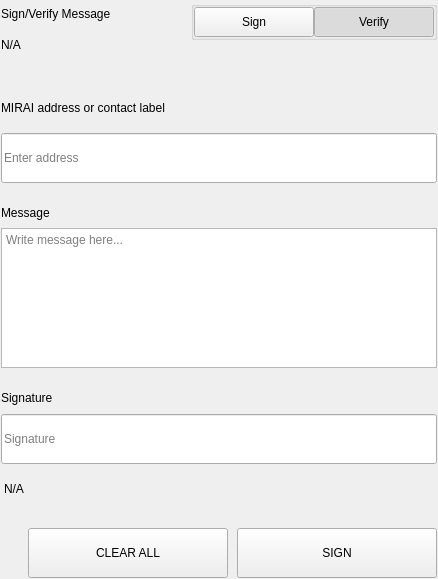
<?xml version="1.0" encoding="UTF-8"?>
<ui version="4.0">
 <class>SettingsSignMessageWidgets</class>
 <widget class="QWidget" name="SettingsSignMessageWidgets">
  <property name="geometry">
   <rect>
    <x>0</x>
    <y>0</y>
    <width>438</width>
    <height>579</height>
   </rect>
  </property>
  <property name="windowTitle">
   <string>Form</string>
  </property>
  <layout class="QVBoxLayout" name="verticalLayout">
   <property name="spacing">
    <number>0</number>
   </property>
   <property name="leftMargin">
    <number>0</number>
   </property>
   <property name="topMargin">
    <number>0</number>
   </property>
   <property name="rightMargin">
    <number>0</number>
   </property>
   <property name="bottomMargin">
    <number>0</number>
   </property>
   <item>
    <widget class="QWidget" name="left" native="true">
     <layout class="QVBoxLayout" name="verticalLayout_3">
      <property name="leftMargin">
       <number>0</number>
      </property>
      <property name="topMargin">
       <number>0</number>
      </property>
      <property name="rightMargin">
       <number>0</number>
      </property>
      <property name="bottomMargin">
       <number>0</number>
      </property>
      <item>
       <widget class="QWidget" name="container_sign" native="true">
        <layout class="QVBoxLayout" name="verticalLayout_2">
         <property name="spacing">
          <number>0</number>
         </property>
         <property name="leftMargin">
          <number>1</number>
         </property>
         <property name="topMargin">
          <number>1</number>
         </property>
         <property name="rightMargin">
          <number>1</number>
         </property>
         <property name="bottomMargin">
          <number>1</number>
         </property>
         <item>
          <layout class="QHBoxLayout" name="horizontalLayout_3" stretch="3,1">
           <property name="spacing">
            <number>40</number>
           </property>
           <item>
            <layout class="QVBoxLayout" name="verticalLayoutTitle">
             <property name="spacing">
              <number>5</number>
             </property>
             <item>
              <widget class="QLabel" name="labelTitle">
               <property name="text">
                <string>Sign/Verify Message</string>
               </property>
              </widget>
             </item>
             <item>
              <widget class="QLabel" name="labelSubtitle1">
               <property name="text">
                <string notr="true">N/A</string>
               </property>
               <property name="wordWrap">
                <bool>true</bool>
               </property>
              </widget>
             </item>
            </layout>
           </item>
           <item alignment="Qt::AlignRight|Qt::AlignTop">
            <widget class="QWidget" name="containerSwitch" native="true">
             <property name="styleSheet">
              <string notr="true">#containerSwitch{
	padding-top:9px;
}</string>
             </property>
             <layout class="QVBoxLayout" name="verticalLayout_6">
              <property name="spacing">
               <number>4</number>
              </property>
              <property name="leftMargin">
               <number>0</number>
              </property>
              <property name="topMargin">
               <number>0</number>
              </property>
              <property name="rightMargin">
               <number>0</number>
              </property>
              <property name="bottomMargin">
               <number>0</number>
              </property>
              <item alignment="Qt::AlignRight">
               <widget class="QGroupBox" name="groupBox">
                <property name="sizePolicy">
                 <sizepolicy hsizetype="Fixed" vsizetype="Preferred">
                  <horstretch>0</horstretch>
                  <verstretch>0</verstretch>
                 </sizepolicy>
                </property>
                <property name="title">
                 <string/>
                </property>
                <property name="alignment">
                 <set>Qt::AlignRight|Qt::AlignTop|Qt::AlignTrailing</set>
                </property>
                <layout class="QHBoxLayout" name="horizontalLayout_4">
                 <property name="spacing">
                  <number>0</number>
                 </property>
                 <property name="leftMargin">
                  <number>0</number>
                 </property>
                 <property name="topMargin">
                  <number>0</number>
                 </property>
                 <property name="rightMargin">
                  <number>0</number>
                 </property>
                 <property name="bottomMargin">
                  <number>0</number>
                 </property>
                 <item>
                  <widget class="QPushButton" name="pushSign">
                   <property name="minimumSize">
                    <size>
                     <width>120</width>
                     <height>30</height>
                    </size>
                   </property>
                   <property name="maximumSize">
                    <size>
                     <width>120</width>
                     <height>30</height>
                    </size>
                   </property>
                   <property name="focusPolicy">
                    <enum>Qt::NoFocus</enum>
                   </property>
                   <property name="text">
                    <string>Sign</string>
                   </property>
                   <property name="checkable">
                    <bool>true</bool>
                   </property>
                   <property name="autoExclusive">
                    <bool>true</bool>
                   </property>
                  </widget>
                 </item>
                 <item>
                  <widget class="QPushButton" name="pushVerify">
                   <property name="minimumSize">
                    <size>
                     <width>120</width>
                     <height>30</height>
                    </size>
                   </property>
                   <property name="maximumSize">
                    <size>
                     <width>120</width>
                     <height>30</height>
                    </size>
                   </property>
                   <property name="focusPolicy">
                    <enum>Qt::NoFocus</enum>
                   </property>
                   <property name="text">
                    <string>Verify</string>
                   </property>
                   <property name="checkable">
                    <bool>true</bool>
                   </property>
                   <property name="checked">
                    <bool>true</bool>
                   </property>
                   <property name="autoExclusive">
                    <bool>true</bool>
                   </property>
                  </widget>
                 </item>
                </layout>
               </widget>
              </item>
              <item alignment="Qt::AlignHCenter|Qt::AlignTop">
               <widget class="QLabel" name="labelSubtitleSwitch">
                <property name="text">
                 <string/>
                </property>
                <property name="alignment">
                 <set>Qt::AlignRight|Qt::AlignTrailing|Qt::AlignVCenter</set>
                </property>
               </widget>
              </item>
             </layout>
            </widget>
           </item>
          </layout>
         </item>
         <item>
          <spacer name="verticalSpacer_2">
           <property name="orientation">
            <enum>Qt::Vertical</enum>
           </property>
           <property name="sizeType">
            <enum>QSizePolicy::Fixed</enum>
           </property>
           <property name="sizeHint" stdset="0">
            <size>
             <width>20</width>
             <height>40</height>
            </size>
           </property>
          </spacer>
         </item>
         <item>
          <widget class="QWidget" name="containerAddress" native="true">
           <property name="sizePolicy">
            <sizepolicy hsizetype="Preferred" vsizetype="Fixed">
             <horstretch>0</horstretch>
             <verstretch>0</verstretch>
            </sizepolicy>
           </property>
           <layout class="QVBoxLayout" name="verticalLayout_5" stretch="0,0">
            <property name="spacing">
             <number>15</number>
            </property>
            <property name="leftMargin">
             <number>0</number>
            </property>
            <property name="topMargin">
             <number>0</number>
            </property>
            <property name="rightMargin">
             <number>0</number>
            </property>
            <property name="bottomMargin">
             <number>0</number>
            </property>
            <item>
             <widget class="QLabel" name="labelSubtitleAddress">
              <property name="minimumSize">
               <size>
                <width>0</width>
                <height>20</height>
               </size>
              </property>
              <property name="maximumSize">
               <size>
                <width>16777215</width>
                <height>20</height>
               </size>
              </property>
              <property name="text">
               <string>MIRAI address or contact label</string>
              </property>
             </widget>
            </item>
            <item>
             <widget class="QLineEdit" name="addressIn_SM">
              <property name="minimumSize">
               <size>
                <width>0</width>
                <height>50</height>
               </size>
              </property>
              <property name="maximumSize">
               <size>
                <width>16777215</width>
                <height>50</height>
               </size>
              </property>
              <property name="placeholderText">
               <string>Enter address</string>
              </property>
             </widget>
            </item>
           </layout>
          </widget>
         </item>
         <item>
          <spacer name="verticalSpacer_3">
           <property name="orientation">
            <enum>Qt::Vertical</enum>
           </property>
           <property name="sizeType">
            <enum>QSizePolicy::Fixed</enum>
           </property>
           <property name="sizeHint" stdset="0">
            <size>
             <width>20</width>
             <height>20</height>
            </size>
           </property>
          </spacer>
         </item>
         <item>
          <layout class="QVBoxLayout" name="verticalLayout_9">
           <property name="spacing">
            <number>5</number>
           </property>
           <item>
            <widget class="QLabel" name="labelSubtitleMessage">
             <property name="minimumSize">
              <size>
               <width>0</width>
               <height>20</height>
              </size>
             </property>
             <property name="maximumSize">
              <size>
               <width>16777215</width>
               <height>20</height>
              </size>
             </property>
             <property name="text">
              <string>Message</string>
             </property>
            </widget>
           </item>
           <item>
            <widget class="QPlainTextEdit" name="messageIn_SM">
             <property name="minimumSize">
              <size>
               <width>0</width>
               <height>140</height>
              </size>
             </property>
             <property name="maximumSize">
              <size>
               <width>16777215</width>
               <height>140</height>
              </size>
             </property>
             <property name="placeholderText">
              <string>Write message here...</string>
             </property>
            </widget>
           </item>
          </layout>
         </item>
         <item>
          <spacer name="verticalSpacer_4">
           <property name="orientation">
            <enum>Qt::Vertical</enum>
           </property>
           <property name="sizeType">
            <enum>QSizePolicy::Fixed</enum>
           </property>
           <property name="sizeHint" stdset="0">
            <size>
             <width>20</width>
             <height>20</height>
            </size>
           </property>
          </spacer>
         </item>
         <item>
          <widget class="QWidget" name="widget" native="true">
           <property name="minimumSize">
            <size>
             <width>0</width>
             <height>75</height>
            </size>
           </property>
           <property name="maximumSize">
            <size>
             <width>16777215</width>
             <height>16777215</height>
            </size>
           </property>
           <layout class="QVBoxLayout" name="verticalLayout_4">
            <property name="leftMargin">
             <number>0</number>
            </property>
            <property name="topMargin">
             <number>0</number>
            </property>
            <property name="rightMargin">
             <number>0</number>
            </property>
            <property name="bottomMargin">
             <number>0</number>
            </property>
            <item>
             <widget class="QLabel" name="labelSubtitleSignature">
              <property name="minimumSize">
               <size>
                <width>0</width>
                <height>20</height>
               </size>
              </property>
              <property name="maximumSize">
               <size>
                <width>16777215</width>
                <height>20</height>
               </size>
              </property>
              <property name="text">
               <string>Signature</string>
              </property>
             </widget>
            </item>
            <item>
             <widget class="QLineEdit" name="signatureOut_SM">
              <property name="minimumSize">
               <size>
                <width>0</width>
                <height>50</height>
               </size>
              </property>
              <property name="placeholderText">
               <string>Signature</string>
              </property>
             </widget>
            </item>
           </layout>
          </widget>
         </item>
         <item>
          <widget class="QLabel" name="statusLabel_SM">
           <property name="styleSheet">
            <string notr="true">padding-top:5px;</string>
           </property>
           <property name="text">
            <string notr="true">N/A</string>
           </property>
          </widget>
         </item>
         <item>
          <spacer name="verticalSpacer">
           <property name="orientation">
            <enum>Qt::Vertical</enum>
           </property>
           <property name="sizeType">
            <enum>QSizePolicy::Fixed</enum>
           </property>
           <property name="sizeHint" stdset="0">
            <size>
             <width>20</width>
             <height>20</height>
            </size>
           </property>
          </spacer>
         </item>
         <item>
          <layout class="QHBoxLayout" name="horizontalLayout_7">
           <property name="spacing">
            <number>9</number>
           </property>
           <item>
            <spacer name="horizontalSpacer_5">
             <property name="orientation">
              <enum>Qt::Horizontal</enum>
             </property>
             <property name="sizeType">
              <enum>QSizePolicy::Expanding</enum>
             </property>
             <property name="sizeHint" stdset="0">
              <size>
               <width>40</width>
               <height>20</height>
              </size>
             </property>
            </spacer>
           </item>
           <item>
            <widget class="QPushButton" name="pushButtonClear">
             <property name="minimumSize">
              <size>
               <width>200</width>
               <height>50</height>
              </size>
             </property>
             <property name="focusPolicy">
              <enum>Qt::NoFocus</enum>
             </property>
             <property name="text">
              <string>CLEAR ALL</string>
             </property>
            </widget>
           </item>
           <item>
            <widget class="QPushButton" name="pushButtonSave">
             <property name="minimumSize">
              <size>
               <width>200</width>
               <height>50</height>
              </size>
             </property>
             <property name="maximumSize">
              <size>
               <width>200</width>
               <height>50</height>
              </size>
             </property>
             <property name="focusPolicy">
              <enum>Qt::NoFocus</enum>
             </property>
             <property name="text">
              <string>SIGN</string>
             </property>
            </widget>
           </item>
          </layout>
         </item>
        </layout>
       </widget>
      </item>
     </layout>
    </widget>
   </item>
  </layout>
 </widget>
 <resources/>
 <connections/>
</ui>
